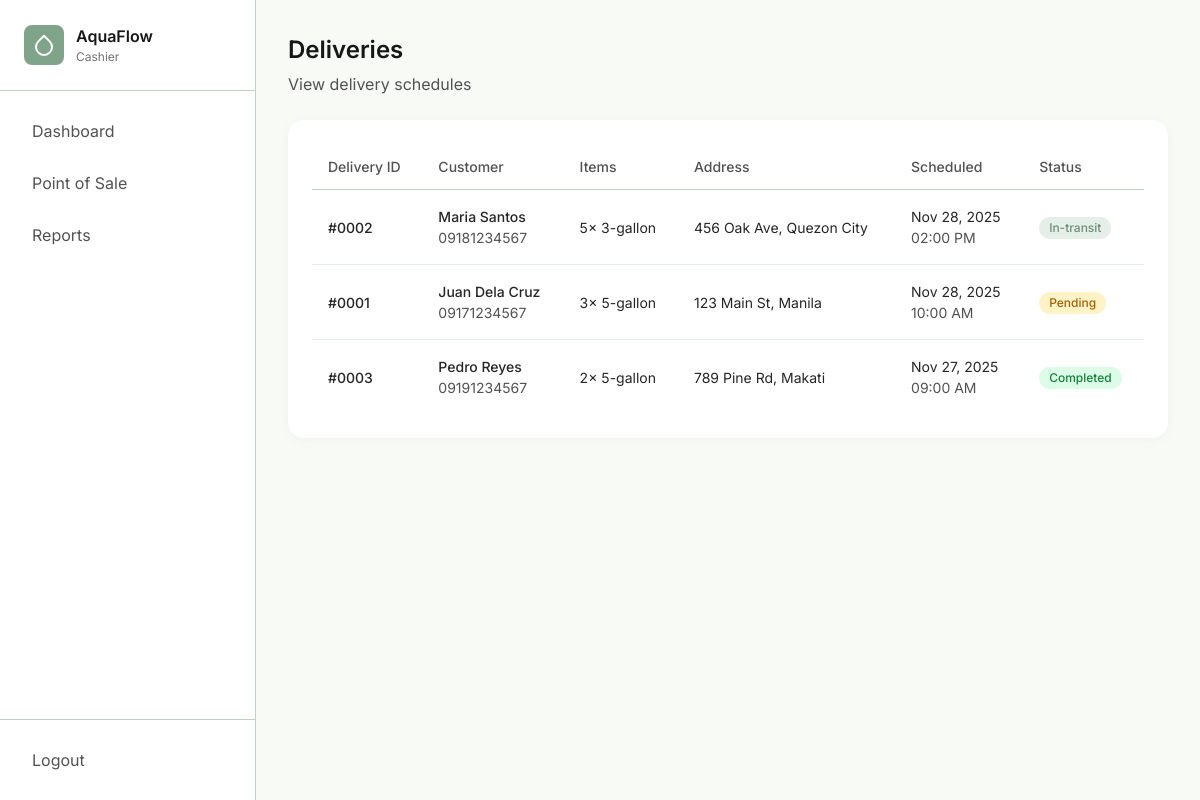
/cashier/deliveries.php (signed in), run on an earlier commit of the app's database.
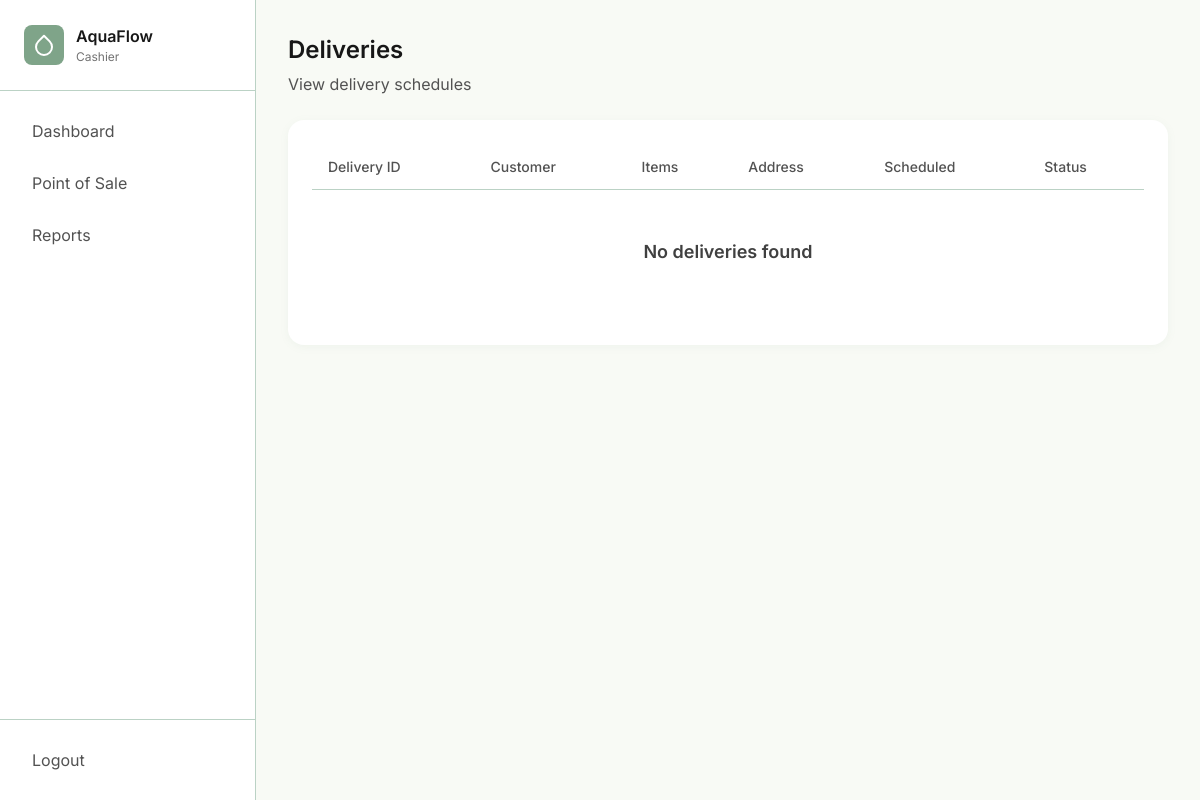
And on a later commit of the database.
### tables this page shows
CREATE TABLE IF NOT EXISTS `deliveries` (
  `id` int NOT NULL AUTO_INCREMENT,
  `order_id` int NOT NULL,
  `customer_id` int NOT NULL,
  `delivery_address` text NOT NULL,
  `items` varchar(255) NOT NULL,
  `scheduled_date` date NOT NULL,
  `scheduled_time` time NOT NULL,
  `status` enum('pending','in-transit','completed','cancelled') DEFAULT 'pending',
  `notes` text,
  `delivered_at` datetime DEFAULT NULL,
  `created_by` int NOT NULL,
  `created_at` timestamp NULL DEFAULT CURRENT_TIMESTAMP,
  `updated_at` timestamp NULL DEFAULT CURRENT_TIMESTAMP ON UPDATE CURRENT_TIMESTAMP,
  PRIMARY KEY (`id`),
  KEY `order_id` (`order_id`),
  KEY `customer_id` (`customer_id`),
  KEY `created_by` (`created_by`)
);

CREATE TABLE IF NOT EXISTS `customers` (
  `id` int NOT NULL AUTO_INCREMENT,
  `name` varchar(255) NOT NULL,
  `phone` varchar(20) NOT NULL,
  `address` text NOT NULL,
  `status` enum('active','inactive') NOT NULL DEFAULT 'active',
  `total_orders` int DEFAULT '0',
  `created_at` timestamp NULL DEFAULT CURRENT_TIMESTAMP,
  `updated_at` timestamp NULL DEFAULT CURRENT_TIMESTAMP ON UPDATE CURRENT_TIMESTAMP,
  PRIMARY KEY (`id`)
);

### auth/session.php (called while the page is built, shortened)
<?php
function getUserRole()
{
    return $_SESSION['user_role'] ?? null;
}

### includes/functions.php (called while the page is built, shortened)
<?php
function formatDate($date, $format = DISPLAY_DATE_FORMAT)
{
    return date($format, strtotime($date));
}
function formatTime($time, $format = DISPLAY_TIME_FORMAT)
{
    return date($format, strtotime($time));
}
function getStatusBadgeClass($status)
{
    $classes = [
        'active' => 'badge-success',
        'inactive' => 'badge-error',
        'pending' => 'badge-warning',
        'processing' => 'badge-info',
        'completed' => 'badge-success',
        'cancelled' => 'badge-error',
        'in-transit' => 'badge-info'
    ];
    return $classes[$status] ?? 'badge-info';
}
function renderFooter()
{
    require_once __DIR__ . '/footer.php';
}

### cashier/deliveries.php (the view, shortened to what the changed rows need)
<?php
require_once __DIR__ . '/../auth/session.php';
require_once __DIR__ . '/../includes/functions.php';
require_once __DIR__ . '/../includes/header.php';
require_once __DIR__ . '/../includes/sidebar.php';
$conn = getDBConnection();
$deliveriesQuery = "SELECT d.*, c.name as customer_name, c.phone
                    FROM deliveries d
                    JOIN customers c ON d.customer_id = c.id
                    ORDER BY d.scheduled_date DESC, d.scheduled_time DESC";
$deliveries = $conn->query($deliveriesQuery);
?>
<div class="dashboard-layout">
    <?php renderSidebar('deliveries'); ?>
    <main class="main-content">
        <div class="content-wrapper">
            <div class="page-header">
                <div>
                    <h1 class="page-title">Deliveries</h1>
                </div>
            </div>
            <div class="card">
                <div class="table-container">
                    <table class="table">
                        <thead>
                            <tr>
                                <th>Delivery ID</th>
                                <th>Customer</th>
                                <th>Items</th>
                                <th>Address</th>
                                <th>Scheduled</th>
                                <th>Status</th>
                            </tr>
                        </thead>
                        <tbody>
                            <?php if ($deliveries->num_rows > 0): ?>
                                <?php while ($delivery = $deliveries->fetch_assoc()): ?>
                                    <tr>
                                        <td class="font-medium">#<?php echo str_pad($delivery['id'], 4, '0', STR_PAD_LEFT); ?></td>
                                        <td>
                                            <div class="font-medium"><?php echo htmlspecialchars($delivery['customer_name']); ?></div>
                                            <div class="text-sm" style="color: var(--neutral-600);"><?php echo htmlspecialchars($delivery['phone']); ?></div>
                                        </td>
                                        <td><?php echo htmlspecialchars($delivery['items']); ?></td>
                                        <td><?php echo htmlspecialchars($delivery['delivery_address']); ?></td>
                                        <td>
                                            <?php echo formatDate($delivery['scheduled_date']); ?><br>
                                            <span class="text-sm" style="color: var(--neutral-600);"><?php echo formatTime($delivery['scheduled_time']); ?></span>
                                        </td>
                                        <td>
                                            <span class="badge <?php echo getStatusBadgeClass($delivery['status']); ?>">
                                                <?php echo ucfirst($delivery['status']); ?>
                                            </span>
                                        </td>
                                    </tr>
                                <?php endwhile; ?>
                            <?php else: ?>
                                <tr>
                                    <td colspan="6">
                                        <div class="empty-state">
                                            <div class="empty-state-title">No deliveries found</div>
                                        </div>
                                    </td>
                                </tr>
                            <?php endif; ?>
                        </tbody>
                    </table>
                </div>
            </div>
        </div>
    </main>
</div>

### includes/sidebar.php (shortened to what the changed rows need)
<?php
if (!function_exists('renderSidebar')) {
    function renderSidebar($currentPage = 'index')
    {
        $role = getUserRole();
        $adminLinks = [
            ['url' => 'index.php', 'icon' => 'layout-dashboard', 'label' => 'Dashboard'],
            ['url' => 'customers.php', 'icon' => 'users', 'label' => 'Customers'],
            ['url' => 'forms.php', 'icon' => 'file-text', 'label' => 'Forms'],
            ['url' => 'deliveries.php', 'icon' => 'truck', 'label' => 'Deliveries'],
            ['url' => 'pos.php', 'icon' => 'shopping-cart', 'label' => 'Point of Sale'],
            ['url' => 'reports.php', 'icon' => 'bar-chart', 'label' => 'Reports'],
            ['url' => 'users.php', 'icon' => 'user-cog', 'label' => 'User Management']
        ];
        $cashierLinks = [
            ['url' => 'index.php', 'icon' => 'layout-dashboard', 'label' => 'Dashboard'],
            ['url' => 'pos.php', 'icon' => 'shopping-cart', 'label' => 'Point of Sale'],
            ['url' => 'reports.php', 'icon' => 'bar-chart', 'label' => 'Reports']
        ];
        $links = $role === 'admin' ? $adminLinks : $cashierLinks;
?>
        <aside class="sidebar">
            <nav class="sidebar-nav">
                <?php foreach ($links as $link): ?>
                    <?php
                    $linkPage = basename($link['url'], '.php');
                    $isActive = $currentPage === $linkPage;
                    ?>
                    <a href="<?php echo htmlspecialchars($link['url']); ?>"
                        class="nav-link <?php echo $isActive ? 'active' : ''; ?>">
                        <span><?php echo htmlspecialchars($link['label']); ?></span>
                    </a>
                <?php endforeach; ?>
            </nav>
        </aside>
<?php
    }
}
?>

What changed in the data, as far as the page shows it:
removed deliveries: id "0002", customer.name "Maria Santos", customer.phone "09181234567", items "5x 3-gallon", delivery_address "456 Oak Ave, Quezon City", scheduled_date "Nov 28, 2025", scheduled_time "02:00 PM", status "In-transit"
removed deliveries: id "0001", customer.name "Juan Dela Cruz", customer.phone "09171234567", items "3x 5-gallon", delivery_address "123 Main St, Manila", scheduled_date "Nov 28, 2025", scheduled_time "10:00 AM", status "Pending"
removed deliveries: id "0003", customer.name "Pedro Reyes", customer.phone "09191234567", items "2x 5-gallon", delivery_address "789 Pine Rd, Makati", scheduled_date "Nov 27, 2025", scheduled_time "09:00 AM", status "Completed"
Also different on the page:
text now shown: "No deliveries found"
